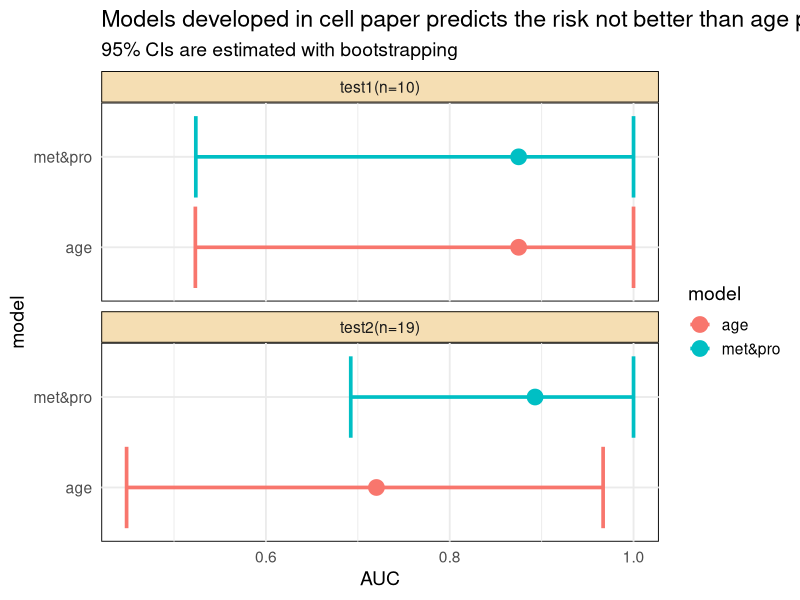
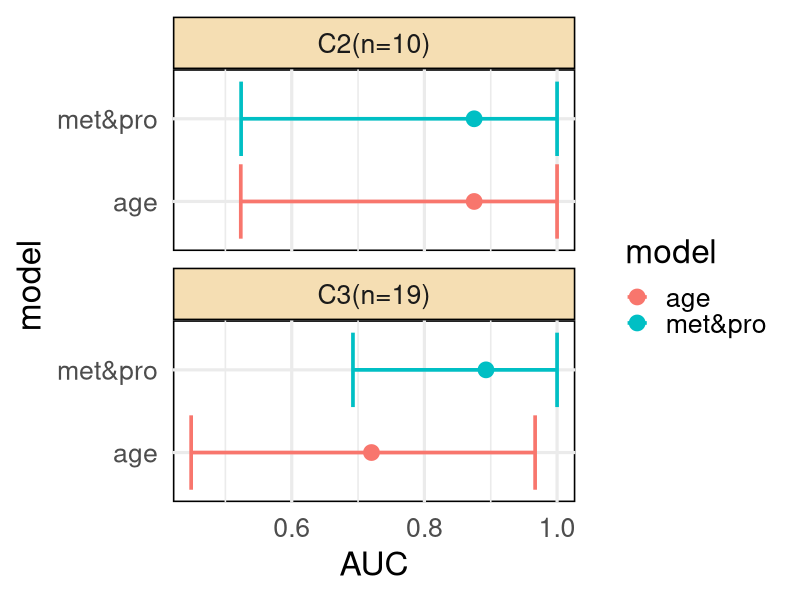

The R script that drew these images, in order:
library(survival)
library(magrittr)

# test-set1 data extracted from the paper
# https://www.cell.com/action/showPdf?pii=S0092-8674%2820%2930627-9
# figure 2D, and figure 1A
df1 <- 
  data.frame(
    yh  = seq(10), # rank of estimated risk scores
    y   = c(rep(0,4), 1,0,1,0,1,1), # outcomes 
    age = c(56,60,44,45,62,43,59,43,65,55),
    sample_id = paste0("XG", c(24,20,23,21,45,22,46,25,44,43))
  )

# test-set2 data extracted from the paper
# https://www.cell.com/action/showPdf?pii=S0092-8674%2820%2930627-9
# figure 2E, and figure 1A
df2 <- 
  data.frame(
    yh = seq(19), # rank of estimated risk scores
    y  = c(rep(0,9), 1,0,0,rep(1,6),0), # outcomes 
    age = c(37,18,54,48,37,55,36,51,47,68,46,39,51,33,77,44,56,65,66),
    sample_id = paste0("X2-",c(11,3,9,21,23,2,8,20,28,18,24,26,13,16,19,12,14,7,22))
  )

# bootstrappings based CI
f_CIboo <- function(y, yh,  n = 200){
  set.seed(42)
  n2 = length(y)
  df2 = data.frame(y = y, yh = yh)
  dq2_boo = replicate(concordance(y~yh, df2[sample(n2, replace = T),])$concordance, n = n)
  quantile( na.omit(dq2_boo), probs = c(0.025, 1-0.025))
}

# CIs of model and age for test sets
ci1 = f_CIboo(df1$y, df1$yh)
ci1_age = f_CIboo(df1$y, df1$age)

ci2 = f_CIboo(df2$y, df2$yh)
ci2_age = f_CIboo(df2$y, df2$age)

# gather all stats
dff<-
  data.frame(
    d = c(
      concordance(y~yh,  df1)$concordance,
      concordance(y~age, df1)$concordance,
      concordance(y~yh,  df2)$concordance,
      concordance(y~age, df2)$concordance
    ),
    rbind(ci1, ci1_age, ci2, ci2_age) %>% {colnames(.)=c("lb","ub");.},
    model = c("met&pro","age","met&pro","age"),
    test_set = c("test1(n=10)","test1(n=10)", "test2(n=19)", "test2(n=19)") 
  )

library(ggplot2)
dff %>%
  ggplot(aes(color = model,y = model, x = d)) +
  geom_errorbar(aes( xmin = lb, xmax = ub ), size = 1.25) +
  geom_point(size = 5) + 
  theme_minimal(14) + 
  labs(y = "model", x = "AUC") +
  facet_wrap(test_set~.,ncol = 1) +
  theme(strip.background = element_rect(fill = "wheat"), 
        panel.background = element_rect(colour = "black")) +
  labs(title = "Models developed in cell paper predicts the risk not better than age predicts",
       subtitle = "95% CIs are estimated with bootstrapping")


dff$test_set = factor(dff$test_set, labels = c("C2(n=10)", "C3(n=19)"))

dff %>%
  ggplot(aes(color = model,y = model, x = d)) +
  geom_errorbar(aes( xmin = lb, xmax = ub ), size = 1.25) +
  geom_point(size = 5) + 
  theme_minimal(24) + 
  labs(y = "model", x = "AUC") +
  facet_wrap(test_set~.,ncol = 1) +
  theme(strip.background = element_rect(fill = "wheat"), 
        panel.background = element_rect(colour = "black")) #+
# labs(title = "Models developed in cell paper predicts the risk not better than age predicts",
#      subtitle = "95% CIs are estimated with bootstrapping")

dff %>% {colnames(.)[1:3] = c("AUC", "0.025 CI", "0.975 CI"); . } %>% 
  {.[1:4,1:3] = round(dff[1:4,1:3],digits = 4);.[,c(4,1:3,5)]} 




